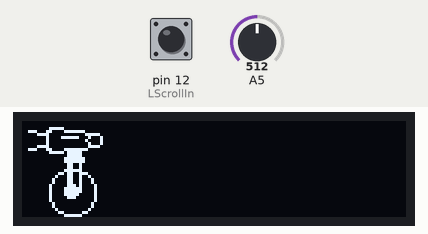
Simulated run of this program. Board: Arduino Micro, built with avr-gcc and run on an emulated ATmega32U4. Shown: 128×32 one-colour display. The inputs (shaded band) are chosen by the test bench; at power-on: pin 12 (LScrollIn) HIGH, A5 = 512. The display library's start-up logo is not drawn; no radio packets arrive unless stated; what the program prints to the serial monitor is not drawn.

Above: at 1.1 s.

The program:

main.cpp
```cpp
#include <Arduino.h>

//libraries for the Transmitter
#include <nRF24L01.h>
#include <RF24.h>


//libraries for the OLED display
#include <SPI.h>
#include <Wire.h>
#include <Adafruit_GFX.h>
#include <Adafruit_SSD1306.h>


//this is used to enable/disable serial printing of error & success messages
//false = nothing is printed to the console
//true = stuff is printed
#define debugMode false


// Setting up the NRF24L01+ radio transceiver module:
// nRF24 has the following connections:
// CSN pin:    10
// CE pin:    3
//TODO: Make sure these connections are right
RF24 radio(3, 10);
int radioState = 0; //This is used to store the state of the transceiver during various funciton calls - for debugging
unsigned char recieverAddress[] = {0x01, 0x23, 0x45, 0x67, 0x89};

//Setting up the OLED Display module:
#define SCREEN_WIDTH 128 // OLED display width, in pixels
#define SCREEN_HEIGHT 32 // OLED display height, in pixels

#define OLED_DC     6
#define OLED_CS     7
#define OLED_RESET  8
//TODO: Make sure the connections are right
Adafruit_SSD1306 display(SCREEN_WIDTH, SCREEN_HEIGHT,
  &SPI, OLED_DC, OLED_RESET, OLED_CS);

static const unsigned char PROGMEM D0_bmp[] =
{
0b00000000, 0b00000000, 0b00000000, 0b00000000,
0b00000000, 0b00000000, 0b00000000, 0b00000000,
0b00000000, 0b01111100, 0b00000000, 0b00000000,
0b00111000, 0b11000011, 0b11111000, 0b00000000,
0b00000111, 0b10000000, 0b00000111, 0b11000000,
0b00000000, 0b10000111, 0b11100010, 0b00100000,
0b00000000, 0b10000000, 0b00000100, 0b00100000,
0b00000000, 0b10000000, 0b00000010, 0b00100000,
0b00000111, 0b10000000, 0b00000011, 0b11000000,
0b00111000, 0b11000011, 0b11111100, 0b00000000,
0b00000000, 0b01111101, 0b11110000, 0b00000000,
0b00000000, 0b00000001, 0b11110000, 0b00000000,
0b00000000, 0b00000011, 0b11111000, 0b00000000,
0b00000000, 0b00000011, 0b11111000, 0b00000000,
0b00000000, 0b00000001, 0b10010000, 0b00000000,
0b00000000, 0b00000001, 0b10010000, 0b00000000,
0b00000000, 0b00000011, 0b11110000, 0b00000000,
0b00000000, 0b00001101, 0b10011100, 0b00000000,
0b00000000, 0b00010001, 0b10010010, 0b00000000,
0b00000000, 0b00100001, 0b10010001, 0b00000000,
0b00000000, 0b00100001, 0b10010001, 0b00000000,
0b00000000, 0b01000001, 0b11010000, 0b10000000,
0b00000000, 0b01000011, 0b11110000, 0b10000000,
0b00000000, 0b01000011, 0b11110000, 0b10000000,
0b00000000, 0b01000011, 0b11100000, 0b10000000,
0b00000000, 0b01000001, 0b11000000, 0b10000000,
0b00000000, 0b01000000, 0b00000000, 0b10000000,
0b00000000, 0b00100000, 0b00000001, 0b00000000,
0b00000000, 0b00100000, 0b00000001, 0b00000000,
0b00000000, 0b00010000, 0b00000010, 0b00000000,
0b00000000, 0b00001100, 0b00001100, 0b00000000,
0b00000000, 0b00000011, 0b11110000, 0b00000000
};

//*____________________________________________________________________
//*Pin Definitions-----------------------------------------------------
/**
 * All the pin locations are stored here. the only references to pin locations
 * used in this code should reference the variables in this section.
 * If there is not yet a definition for a pin, it should be added here
*/

//TODO: actually select all these pin locaitons
#define LScrollIn 12
#define RScrollIn 12

#define LJoystickxIn 12
#define LJoystickyIn 12
#define LJoystickButtonIn 12
#define LTriggerIn 12
#define LBumperIn 12
#define LOtherButtonIn 12

#define RJoystickxIn 12
#define RJoystickyIn 12
#define RJoystickButtonIn 12
#define RTriggerIn 12
#define RBumperIn 12
#define ROtherButtonIn 12

#define CenterButtonIn 12


//*____________________________________________________________________
//*Controller variables------------------------------------------------
/**
 * These variables store the most recent state of each button, joystick, or potentiometer
 * each loop of the controller, the inputs are checked against these numbers.
 * each loop of the controller, the inputs are checked against these numbers.
 * If there is a difference (if the user has changed something), the
 * controller will send an updated data packet to the robot
**/

//______________________________________
// Configuration Definitions------------
#define LNumSelectableScrollValues 8 //Can be NO MORE than 16 since the right and left index share a byte during transmission
#define LMaxScrollValue 1010
#define LMinScrollValue 10//When the dial is turned to the min/max allowed position, what is the analog value?
#define RNumSelectableScrollValues 8
#define RMaxScrollValue 1010
#define RMinScrollValue 10

#define LJoystickDeadzone 10 //The deadzone on the x and y axis
#define LJoystickCenterx 512 //The center position on the x axis
#define LJoystickCentery 512 //The center position on the y axis
#define RJoystickDeadzone 10 //The deadzone on the x and y axis
#define RJoystickCenterx 512 //The center position on the x axis
#define RJoystickCentery 512 //The center position on the y axis

#define minWaitBetweenPacketTransmissions 10 //number of milliseconds to wait between packet transmissions so we don't spam the reciever
//This might not be necessary but I threw it in just in case. We can lower it if we want

long unsigned int lastTransmission = 0; //Stores the last transmission time in ms

//______________________
// Left Side------------
int LJoystickx = 512;
int LJoysticky = 512;
bool LJoystickButtonPressed = false;
int LScroll = 0;// Left Scroll Wheel selected value (0-7) // TODO make sure we have 8 selectable values
bool LTriggerPressed = false;// Left Trigger
bool LBumperPressed = false;// Left Bumper
bool LOtherButton = false;// Left button above joystick

//_______________________
// Right Side------------
int RJoystickx = 512;
int RJoysticky = 512;
bool RJoystickButtonPressed = false;
int RScroll = 0;// Right Scroll Wheel selected value (0-7) // TODO make sure we have 8 selectable values
bool RTriggerPressed = false;// Right Trigger
bool RBumperPressed = false;// Right Bumper
bool ROtherButton = false;// Right button above joystick

//_______________________
// Other ----------------
bool centerButtonPressed = false;

//*____________________________________________________________________
//*Screen and Menu variables------------------------------------------------
/**
 * These variables store the states of the screen, battery, and other UI things
**/
enum screenState{
  MAIN_MENU,
  BATTERY_LOW,
  SOUND_SELECTION
};

//*____________________________________________________________________
//*Radio Communication stuff & variables-------------------------------
/**
 * These variables are set up to do the radio communication
**/
struct Remote_Data_Packet
{
  byte LJx;
  byte LJy;
  byte RJx;
  byte RJy;

  byte scrollWheels;// first 4 bits are devoted to the left wheel selected value,
  // last 4 are devoted to the right scroll wheel

  byte buttonsA;
  //The button presses are stored in the following order:
  // Bit 0: LJoystick,
  // Bit 1: LOther,
  // Bit 2: LTrigger,
  // Bit 3: LBumper,
  // Bit 4: RJoystick,
  // Bit 5: ROther,
  // Bit 6: RTrigger,
  // Bit 7: RBumper
  // Example: 10010110 would mean the following:
  // left joystick, left bumper, right other and right trigger buttons are pressed

  byte buttonsB;
  //This stores other buttons and any other functionality that may be added
  // Bit 0: center button
  // Bit 1: n/a
  // Bit 2: n/a
  // Bit 3: n/a
  // Bit 4: n/a
  // Bit 5: n/a
  // Bit 6: n/a
  // Bit 7: n/a


  byte other;
  // 8 bits devoted to other functionality:
  // Bit 0: Request robot battery level
  // Bit 1: n/a
  // Bit 2: n/a
  // Bit 3: n/a
  // Bit 4: n/a
  // Bit 5: n/a
  // Bit 6: n/a
  // Bit 7: n/a
};

Remote_Data_Packet dataPacket; // The data package that we're going to send

/** printDebugMessage(String message)
 * prints a message to the serial console only if debugMode is defined to true
 * Otherwise, nothing happens to ensure code runs quickly
*/
void printDebugMessage(String message){
  if(debugMode){
    Serial.println(message);
  }
}

/** getSelectedScrollValue(int scrollAnalogValue, int numSelectableValues)
 * @param scrollAnalogValue the analogRead value of the scroll wheel
 * @param numSelectableValues the number of selectable values
 * @return an index of the selected value from 0 to @param numSelectableValues - 1
*/
int getSelectedScrollValue(int scrollAnalogValue, int minScrollValue, int maxScrollValue, int numSelectableValues){
  return map(scrollAnalogValue, minScrollValue, maxScrollValue, 0, numSelectableValues-1);
  //returns an index from 0 to max position - 1
}

int getRightScrollValue(){
  return getSelectedScrollValue(RScroll, RMinScrollValue, RMaxScrollValue, RNumSelectableScrollValues);
}

int getLeftScrollValue(){
  return getSelectedScrollValue(LScroll, LMinScrollValue, LMaxScrollValue, LNumSelectableScrollValues);
}

/**readInputs()
 * reads all the button and analog inputs and sets their respective variables to
 * their current values
*/
void readInputs(){
  LJoystickx = analogRead(LJoystickxIn);
  LJoysticky = analogRead(LJoystickyIn);
  LJoystickButtonPressed = !digitalRead(LJoystickButtonIn);//Since HIGH == not pressed, we need to flip it.
  LScroll = getLeftScrollValue();
  LTriggerPressed = !digitalRead(LTriggerIn);
  LBumperPressed = !digitalRead(LBumperIn);
  LOtherButton = !digitalRead(LOtherButtonIn);

  RJoystickx = analogRead(RJoystickxIn);
  RJoysticky = analogRead(RJoystickyIn);
  RJoystickButtonPressed = !digitalRead(RJoystickButtonIn);//Since HIGH == not pressed, we need to flip it.
  RScroll = getRightScrollValue();
  RTriggerPressed = !digitalRead(RTriggerIn);
  RBumperPressed = !digitalRead(RBumperIn);
  ROtherButton = !digitalRead(ROtherButtonIn);

  centerButtonPressed = !digitalRead(CenterButtonIn);
}


/** Checks if the inputs have changed and updates them if they have
 * Takes no input
 * @return true if something has changed, false if everything is same as before
*/
bool inputsHaveChanged(){

  //Left Joystick:
  if(!(abs(LJoystickx-LJoystickCenterx)<= LJoystickDeadzone) && LJoystickx != dataPacket.LJx){//If the Left joystick x axis isn't within the deadzone and has changed position
    return true;
  }
  if(!(abs(LJoysticky-LJoystickCentery)<= LJoystickDeadzone) && LJoysticky != dataPacket.LJy){//If the Left joystick x axis isn't within the deadzone and has changed position
    return true;
  }

  //Right Joystick:
  if(!(abs(RJoystickx-RJoystickCenterx) <= RJoystickDeadzone) && RJoystickx != dataPacket.RJx){//If the Left joystick x axis isn't within the deadzone and has changed position
    return true;
  }
  if(!(abs(RJoysticky-RJoystickCentery) <= RJoystickDeadzone) && RJoysticky != dataPacket.RJy){//If the Left joystick x axis isn't within the deadzone and has changed position
    return true;
  }

  //Scroll Wheels:--------------
  byte currentScrollWheels = (byte)LScroll<<4 + RScroll;
  if(currentScrollWheels != dataPacket.scrollWheels){
    return true;
  }

  //Buttons:--------------------
  //button A byte
  byte currentButtonAPresses = (byte)LJoystickButtonPressed<<7 + (byte)LOtherButton<<6
  + (byte)LTriggerPressed<<5 + (byte)LBumperPressed<<4 + (byte)RJoystickButtonPressed<<3
  + (byte)ROtherButton<<2 + (byte)RTriggerPressed<<1 + (byte)RBumperPressed;
  if(currentButtonAPresses != dataPacket.buttonsA){
    return true;
  }

  //buttonB byte
  byte currentButtonBPresses = (byte)centerButtonPressed;
  if(currentButtonBPresses != dataPacket.buttonsB){
    return true;
  }

  //Otherwise, everything is the same so we
  return false;
  //because no inputs have changed

}

/** fills the dataPacket object with the cuttent controller inputs so it is ready to send
 * replaces all inputs
 * should only be used if inputsHaveChanged() returns true so the robot isn't spammed with
 * data
 * @return none - the dataPacket object that is filled is a global variable
*/
void fillDataPacket(){
  //Fill Left joystick x,y
  if(abs(LJoystickx-LJoystickCenterx)<= LJoystickDeadzone){//if the joystick is within the deadzone
    dataPacket.LJx = LJoystickCenterx; //just send the center point for that axis
  } else{//if it's not within the deadzone
    dataPacket.LJx = LJoystickx;
  }
  if(abs(LJoysticky-LJoystickCentery)<= LJoystickDeadzone){//if the joystick is within the deadzone
    dataPacket.LJy = LJoystickCentery; //just send the center point for that axis
  } else{//if it's not within the deadzone
    dataPacket.LJy = LJoysticky;
  }

  //Fill Right joystick x,y
  if(abs(RJoystickx-RJoystickCenterx)<= RJoystickDeadzone){//if the joystick is within the deadzone
    dataPacket.RJx = RJoystickCenterx; //just send the center point for that axis
  } else{//if it's not within the deadzone
    dataPacket.RJx = RJoystickx;
  }
  if(abs(RJoysticky-RJoystickCentery)<= RJoystickDeadzone){//if the joystick is within the deadzone
    dataPacket.RJy = RJoystickCentery; //just send the center point for that axis
  } else{//if it's not within the deadzone
    dataPacket.RJy = RJoysticky;
  }

  //Fill scroll wheels
  dataPacket.scrollWheels = (byte)LScroll<<4 + RScroll;

  //Fill buttonsA byte
  dataPacket.buttonsA = (byte)LJoystickButtonPressed<<7 + (byte)LOtherButton<<6
  + (byte)LTriggerPressed<<5 + (byte)LBumperPressed<<4 + (byte)RJoystickButtonPressed<<3
  + (byte)ROtherButton<<2 + (byte)RTriggerPressed<<1 + (byte)RBumperPressed;

  //Fill buttonsB byte
  dataPacket.buttonsB = (byte)centerButtonPressed;

  dataPacket.other = (byte)0;

}

/** sends the data packet to the reciever on the robot using the transciever in the remote
 * @return true if it was sent successfully, false if the transmission failed
*/
bool sendDataPacket(){
  bool sucessfulTransmission = radio.write(&dataPacket, sizeof(dataPacket));

  if (sucessfulTransmission) {
    // the packet was successfully transmitted
  } else {
    // the packet was not sucessfully transmitted
    printDebugMessage("[NRF24L01+] package send failed ");
  }
  return sucessfulTransmission;
}


void setup() {
  // put your setup code here, to run once:
  if(debugMode){
    Serial.begin(9600);
  }

  //*_________________________________________________________________________
  //* Initializing the SSD1306 OLED Display ---------------------------
  Serial.print(F("[SSD1306 OLED] Initializing - Start "));
  if(!display.begin(SSD1306_SWITCHCAPVCC)) {
    printDebugMessage("[SSD1306 OLED] Initializing - Failed");
    while(true);//Stop the program here since we got an error
  } else{
    printDebugMessage("[SSD1306 OLED] Initializing - Sucessful");
  }

  display.display();//The display is initialized to display the Adafruit splash screen
  delay(1000);//Show that for 1 second
  display.clearDisplay();
  display.drawBitmap(0, 0, D0_bmp, 32, 32, 1);//Draw D-0
  //Display some text describing the project - a title?
  display.display();

  //*_________________________________________________________________________
  //* Initializing the NRF24L01+ radio module ---------------------------
  printDebugMessage("[NRF24L01+] Initializing - Start ");
  if (!radio.begin()) {
    printDebugMessage("[NRF24L01+] Initializing - Failed");
    while(true);//Stop the program here since we got an error
  }
  radio.openWritingPipe(recieverAddress);
  radio.stopListening();//Set module as transmitter
  printDebugMessage("[NRF24L01+] Initializing - Sucessful");


  //*_________________________________________________________________________
  //* Setting up all input pins ----------------------------------------------
  pinMode(LJoystickxIn, INPUT);
  pinMode(LJoystickyIn, INPUT);
  pinMode(LJoystickButtonIn, INPUT_PULLUP);
  pinMode(LScrollIn, INPUT);
  pinMode(LTriggerIn, INPUT_PULLUP);
  pinMode(LBumperIn, INPUT_PULLUP);
  pinMode(LOtherButtonIn, INPUT_PULLUP);

  pinMode(RJoystickxIn, INPUT);
  pinMode(RJoystickyIn, INPUT);
  pinMode(RJoystickButtonIn, INPUT_PULLUP);
  pinMode(RScrollIn, INPUT);
  pinMode(RTriggerIn, INPUT_PULLUP);
  pinMode(RBumperIn, INPUT_PULLUP);
  pinMode(ROtherButtonIn, INPUT_PULLUP);

  pinMode(CenterButtonIn, INPUT_PULLUP);


}

void loop() {
  // put your main code here, to run repeatedly:

  //read the inputs and set all our variables
  readInputs();

  //Check the inputs against our last packet to see if any have changed
  if(inputsHaveChanged() && abs(millis()-lastTransmission)>=minWaitBetweenPacketTransmissions){
    fillDataPacket();
    sendDataPacket();
  }

  //update the screen
  //If we're changing the mode, take care of that
  //The sound scroll/button stuff

}
```
